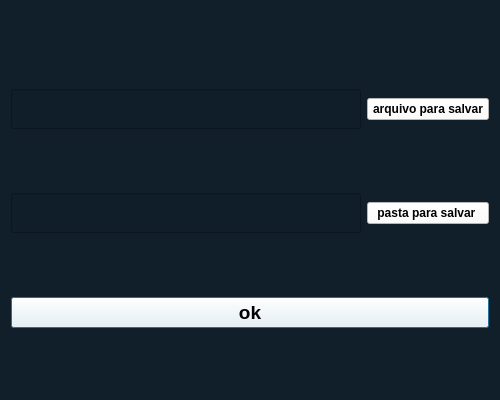
<?xml version="1.0" encoding="UTF-8"?>
<ui version="4.0">
 <class>Dialog</class>
 <widget class="QDialog" name="Dialog">
  <property name="windowModality">
   <enum>Qt::ApplicationModal</enum>
  </property>
  <property name="geometry">
   <rect>
    <x>0</x>
    <y>0</y>
    <width>500</width>
    <height>400</height>
   </rect>
  </property>
  <property name="minimumSize">
   <size>
    <width>0</width>
    <height>400</height>
   </size>
  </property>
  <property name="maximumSize">
   <size>
    <width>500</width>
    <height>400</height>
   </size>
  </property>
  <property name="windowTitle">
   <string>Dialog</string>
  </property>
  <property name="styleSheet">
   <string notr="true">background-color: rgba(16,30,41,240);</string>
  </property>
  <property name="modal">
   <bool>true</bool>
  </property>
  <layout class="QGridLayout" name="gridLayout_2">
   <item row="0" column="0" rowspan="2" colspan="2">
    <layout class="QGridLayout" name="gridLayout">
     <item row="3" column="0">
      <layout class="QHBoxLayout" name="horizontalLayout_2">
       <item>
        <widget class="QPushButton" name="pushButton_ok">
         <property name="font">
          <font>
           <pointsize>14</pointsize>
           <weight>75</weight>
           <bold>true</bold>
          </font>
         </property>
         <property name="styleSheet">
          <string notr="true">background-color: rgb(255, 255, 255);</string>
         </property>
         <property name="text">
          <string>ok</string>
         </property>
        </widget>
       </item>
      </layout>
     </item>
     <item row="2" column="0">
      <layout class="QHBoxLayout" name="horizontalLayout">
       <item>
        <widget class="QLineEdit" name="lineEdit">
         <property name="minimumSize">
          <size>
           <width>200</width>
           <height>40</height>
          </size>
         </property>
         <property name="maximumSize">
          <size>
           <width>350</width>
           <height>16777215</height>
          </size>
         </property>
         <property name="font">
          <font>
           <pointsize>14</pointsize>
          </font>
         </property>
         <property name="styleSheet">
          <string notr="true">color: rgb(255, 255, 255);</string>
         </property>
         <property name="maxLength">
          <number>200</number>
         </property>
        </widget>
       </item>
       <item>
        <widget class="QPushButton" name="pushButton_caminho">
         <property name="font">
          <font>
           <weight>75</weight>
           <bold>true</bold>
          </font>
         </property>
         <property name="styleSheet">
          <string notr="true">background-color: rgb(255, 255, 255);</string>
         </property>
         <property name="text">
          <string>pasta para salvar </string>
         </property>
        </widget>
       </item>
      </layout>
     </item>
     <item row="0" column="0">
      <spacer name="horizontalSpacer">
       <property name="orientation">
        <enum>Qt::Horizontal</enum>
       </property>
       <property name="sizeHint" stdset="0">
        <size>
         <width>40</width>
         <height>20</height>
        </size>
       </property>
      </spacer>
     </item>
     <item row="1" column="0">
      <layout class="QHBoxLayout" name="horizontalLayout_3">
       <item>
        <widget class="QLineEdit" name="lineEdit_2">
         <property name="minimumSize">
          <size>
           <width>200</width>
           <height>40</height>
          </size>
         </property>
         <property name="maximumSize">
          <size>
           <width>350</width>
           <height>16777215</height>
          </size>
         </property>
         <property name="font">
          <font>
           <pointsize>14</pointsize>
          </font>
         </property>
         <property name="styleSheet">
          <string notr="true">color: rgb(255, 255, 255);</string>
         </property>
         <property name="text">
          <string/>
         </property>
        </widget>
       </item>
       <item>
        <widget class="QPushButton" name="pushButton_arquivo">
         <property name="font">
          <font>
           <weight>75</weight>
           <bold>true</bold>
          </font>
         </property>
         <property name="styleSheet">
          <string notr="true">background-color: rgb(255, 255, 255);</string>
         </property>
         <property name="text">
          <string>arquivo para salvar</string>
         </property>
        </widget>
       </item>
      </layout>
     </item>
    </layout>
   </item>
  </layout>
 </widget>
 <resources/>
 <connections/>
</ui>
